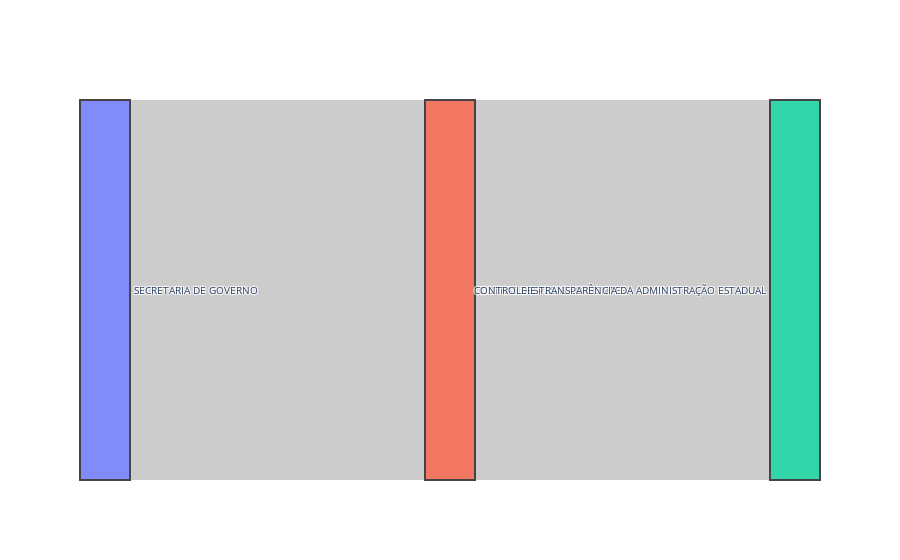

The notebook cell saved with this chart:
### Markdown cell above
### Transparencia

### Code cell
dd = df_ano.copy()

mask = (dd['programa'].str.contains('TRANSPARÊNCIA')) | (dd['acao'].str.contains('TRANSPARÊNCIA'))


# cols = ['orgaos','unidade','programas','acao']
source = ['orgao','grupo']
target = ['grupo','programa']
valor  = 'valor'

fig = sankey_plot(dd[mask],source,target,valor)

### Figure 1 — Plotly figure (JSON) as saved in the notebook; plotly's stock layout.template omitted (floating-point values rounded to 4 significant figures)
{"data": [{"arrangement": "freeform", "domain": {"x": [0, 1], "y": [0, 1]}, "link": {"hoverlabel": {"font": {"size": 15}}, "label": ["value:5000.0", "value:5000.0"], "source": [0, 1], "target": [1, 2], "value": [5000, 5000]}, "node": {"hoverinfo": "all", "hoverlabel": {"font": {"size": 15}}, "label": ["SECRETARIA DE GOVERNO", "OUTRAS DESPESAS CORRENTES", "CONTROLE E TRANSPARÊNCIA DA ADMINISTRAÇÃO ESTADUAL"], "line": {"width": 2}, "pad": 10, "thickness": 50, "x": [], "y": []}, "orientation": "h", "type": "sankey"}], "layout": {"autosize": true, "font": {"size": 10}}}
